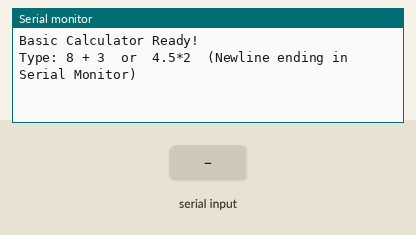
A sketch run on a simulated Arduino Uno, built with avr-gcc and run on an emulated ATmega328P. Parts: the last lines printed to the serial monitor. The inputs (shaded band) are chosen by the test bench.

Above: at 1.2 s.
1.3 s: "+\n" received over Serial
At 2.5 s:
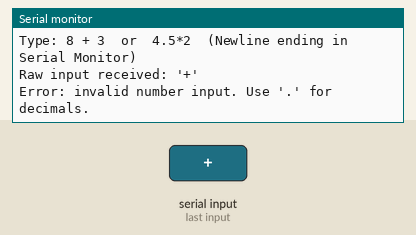
2.8 s: "*\n" received over Serial
At 3.7 s:
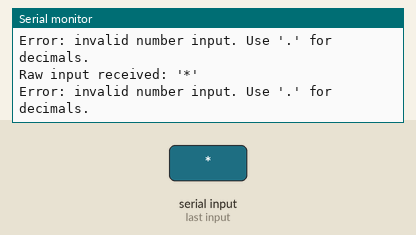
4.3 s: "/\n" received over Serial
At 4.9 s:
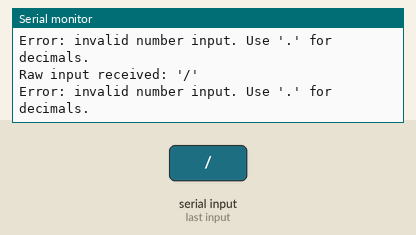
5.8 s: "90,45\n" received over Serial
At 6.3 s:
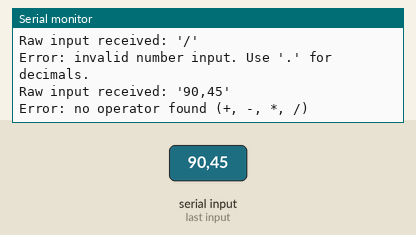
7.3 s: "1,90,45\n" received over Serial
At 8.8 s:
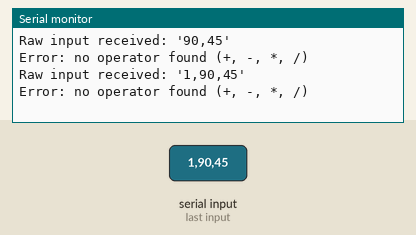

Measured:
- after the input at 1.3 s, the serial monitor: prints a new line at once (image 1)
- after the input at 2.8 s, the serial monitor: prints a new line at once (image 2)
- after the input at 4.3 s, the serial monitor: prints a new line at once (image 3)
- after the input at 5.8 s, the serial monitor: prints a new line at once (image 4)
- after the input at 7.3 s, the serial monitor: prints a new line at once (image 5)

The sketch:

Les1Opdr1p3.ino
```cpp
#include <Arduino.h>

void setup() {
  Serial.begin(9600);
  while (!Serial);
  Serial.println("Basic Calculator Ready!");
  Serial.println("Type: 8 + 3  or  4.5*2  (Newline ending in Serial Monitor)");
  Serial.println();
}

void loop() {
  if (Serial.available() == 0) return;

  String input = Serial.readStringUntil('\n');
  input.trim();  // remove spaces and \r

  if (input.length() == 0) return;

  // Replace common multiply symbols
  input.replace("×", "*");
  input.replace("x", "*");
  input.replace("X", "*");

  Serial.print("Raw input received: '");
  Serial.print(input);
  Serial.println("'");

  // Find operator (+, -, *, /)
  int opPos = -1;
  char opChar = 0;
  const char ops[] = "+-*/";
  for (int i = 0; i < input.length(); i++) {
    char c = input.charAt(i);
    for (size_t j = 0; j < sizeof(ops) - 1; j++) {
      if (c == ops[j]) {
        opPos = i;
        opChar = c;
        break;
      }
    }
    if (opPos != -1) break;
  }

  if (opPos == -1) {
    Serial.println("Error: no operator found (+, -, *, /)");
    return;
  }

  // Split into left and right numbers
  String left = input.substring(0, opPos);
  String right = input.substring(opPos + 1);
  left.trim();
  right.trim();

  // Convert to float using built-in Arduino method
  float a = left.toFloat();
  float b = right.toFloat();

  // Check if conversion worked
  if ((a == 0.0 && left != "0" && left != "0.0") ||
      (b == 0.0 && right != "0" && right != "0.0")) {
    Serial.println("Error: invalid number input. Use '.' for decimals.");
    return;
  }

  // Perform operation
  float result = 0.0;
  bool ok = true;

  switch (opChar) {
    case '+': result = a + b; break;
    case '-': result = a - b; break;
    case '*': result = a * b; break;
    case '/':
      if (b == 0) {
        Serial.println("Error: division by zero");
        ok = false;
      } else result = a / b;
      break;
    default:
      Serial.println("Error: unknown operator");
      ok = false;
  }

  if (ok) {
    Serial.print("Result: ");
    Serial.println(result, 6); // up to 6 decimals
  }

  Serial.println();
}
```
